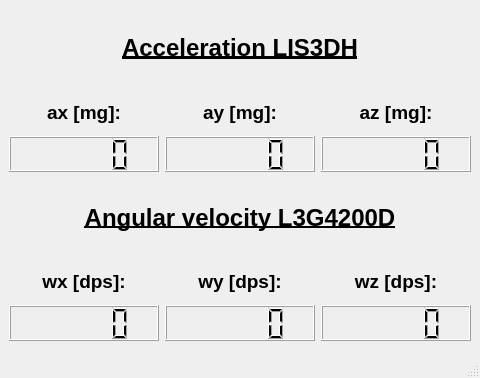
<?xml version="1.0" encoding="UTF-8"?>
<ui version="4.0">
 <class>instValuesWindow</class>
 <widget class="QMainWindow" name="instValuesWindow">
  <property name="geometry">
   <rect>
    <x>0</x>
    <y>0</y>
    <width>480</width>
    <height>378</height>
   </rect>
  </property>
  <property name="font">
   <font>
    <pointsize>14</pointsize>
    <weight>75</weight>
    <bold>true</bold>
   </font>
  </property>
  <property name="windowTitle">
   <string>MainWindow</string>
  </property>
  <widget class="QWidget" name="centralwidget">
   <layout class="QVBoxLayout" name="verticalLayout">
    <item>
     <widget class="QLabel" name="labelAcc">
      <property name="font">
       <font>
        <pointsize>18</pointsize>
        <weight>75</weight>
        <bold>true</bold>
        <underline>true</underline>
       </font>
      </property>
      <property name="text">
       <string>Acceleration LIS3DH</string>
      </property>
      <property name="textFormat">
       <enum>Qt::RichText</enum>
      </property>
      <property name="scaledContents">
       <bool>true</bool>
      </property>
      <property name="alignment">
       <set>Qt::AlignCenter</set>
      </property>
     </widget>
    </item>
    <item>
     <layout class="QHBoxLayout" name="horizontalLayout_7">
      <item>
       <layout class="QVBoxLayout" name="verticalLayout_4">
        <item>
         <widget class="QLabel" name="label_2">
          <property name="font">
           <font>
            <pointsize>14</pointsize>
            <weight>75</weight>
            <bold>true</bold>
           </font>
          </property>
          <property name="text">
           <string>ax [mg]:</string>
          </property>
          <property name="alignment">
           <set>Qt::AlignCenter</set>
          </property>
         </widget>
        </item>
        <item>
         <widget class="QLCDNumber" name="axLCD"/>
        </item>
       </layout>
      </item>
      <item>
       <layout class="QVBoxLayout" name="verticalLayout_5">
        <item>
         <widget class="QLabel" name="label_3">
          <property name="font">
           <font>
            <pointsize>14</pointsize>
            <weight>75</weight>
            <bold>true</bold>
           </font>
          </property>
          <property name="text">
           <string>ay [mg]:</string>
          </property>
          <property name="alignment">
           <set>Qt::AlignCenter</set>
          </property>
         </widget>
        </item>
        <item>
         <widget class="QLCDNumber" name="ayLCD"/>
        </item>
       </layout>
      </item>
      <item>
       <layout class="QVBoxLayout" name="verticalLayout_3">
        <item>
         <widget class="QLabel" name="label_4">
          <property name="text">
           <string>az [mg]:</string>
          </property>
          <property name="alignment">
           <set>Qt::AlignCenter</set>
          </property>
         </widget>
        </item>
        <item>
         <widget class="QLCDNumber" name="azLCD"/>
        </item>
       </layout>
      </item>
     </layout>
    </item>
    <item>
     <widget class="QLabel" name="label">
      <property name="font">
       <font>
        <pointsize>18</pointsize>
        <weight>75</weight>
        <bold>true</bold>
        <underline>true</underline>
       </font>
      </property>
      <property name="text">
       <string>Angular velocity L3G4200D</string>
      </property>
      <property name="alignment">
       <set>Qt::AlignCenter</set>
      </property>
     </widget>
    </item>
    <item>
     <layout class="QHBoxLayout" name="horizontalLayout_8">
      <item>
       <layout class="QVBoxLayout" name="verticalLayout_8">
        <item>
         <widget class="QLabel" name="label_5">
          <property name="text">
           <string>wx [dps]:</string>
          </property>
          <property name="alignment">
           <set>Qt::AlignCenter</set>
          </property>
         </widget>
        </item>
        <item>
         <widget class="QLCDNumber" name="gxLCD"/>
        </item>
       </layout>
      </item>
      <item>
       <layout class="QVBoxLayout" name="verticalLayout_7">
        <item>
         <widget class="QLabel" name="label_6">
          <property name="text">
           <string>wy [dps]:</string>
          </property>
          <property name="alignment">
           <set>Qt::AlignCenter</set>
          </property>
         </widget>
        </item>
        <item>
         <widget class="QLCDNumber" name="gyLCD"/>
        </item>
       </layout>
      </item>
      <item>
       <layout class="QVBoxLayout" name="verticalLayout_6">
        <item>
         <widget class="QLabel" name="label_7">
          <property name="text">
           <string>wz [dps]:</string>
          </property>
          <property name="alignment">
           <set>Qt::AlignCenter</set>
          </property>
         </widget>
        </item>
        <item>
         <widget class="QLCDNumber" name="gzLCD">
          <property name="font">
           <font>
            <pointsize>14</pointsize>
           </font>
          </property>
         </widget>
        </item>
       </layout>
      </item>
     </layout>
    </item>
   </layout>
  </widget>
  <widget class="QStatusBar" name="statusbar"/>
 </widget>
 <resources/>
 <connections/>
</ui>
